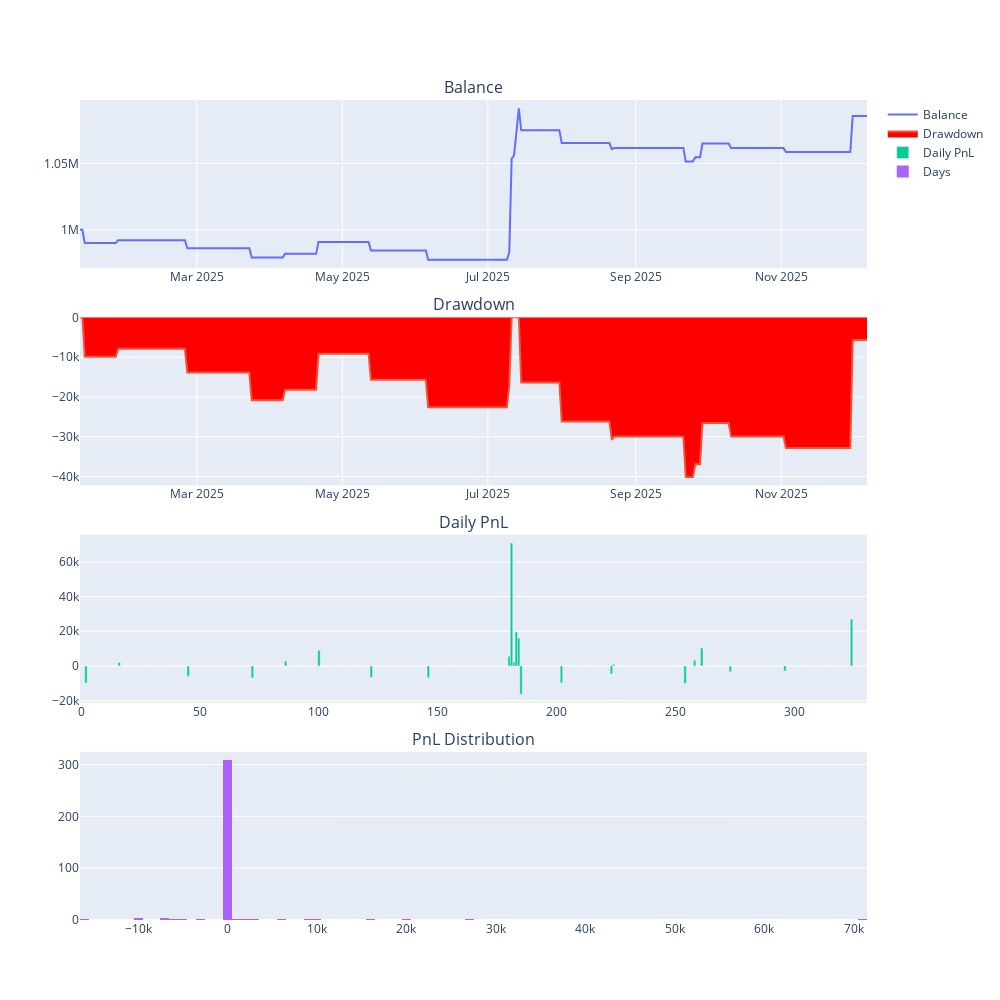

The code cell stored with this chart in its notebook:
### Code cell
engine.show_chart()

### Figure 1 — Plotly figure (JSON) as saved in the notebook; plotly's stock layout.template omitted (floating-point values rounded to 4 significant figures; data arrays with more than 128 entries replaced by an {"elided": "..."} marker saying what was removed)
{"data": [{"mode": "lines", "name": "Balance", "type": "scatter", "x": {"elided": "331 str values"}, "xaxis": "x", "y": {"elided": "331 float values"}, "yaxis": "y"}, {"fill": "tozeroy", "fillcolor": "red", "mode": "lines", "name": "Drawdown", "type": "scatter", "x": {"elided": "331 str values"}, "xaxis": "x2", "y": {"elided": "331 float values"}, "yaxis": "y2"}, {"name": "Daily PnL", "type": "bar", "xaxis": "x3", "y": {"elided": "331 float values"}, "yaxis": "y3"}, {"name": "Days", "nbinsx": 100, "type": "histogram", "x": {"elided": "331 float values"}, "xaxis": "x4", "yaxis": "y4"}], "layout": {"annotations": [{"font": {"size": 16}, "showarrow": false, "text": "Balance", "x": 0.5, "xanchor": "center", "xref": "paper", "y": 1, "yanchor": "bottom", "yref": "paper"}, {"font": {"size": 16}, "showarrow": false, "text": "Drawdown", "x": 0.5, "xanchor": "center", "xref": "paper", "y": 0.735, "yanchor": "bottom", "yref": "paper"}, {"font": {"size": 16}, "showarrow": false, "text": "Daily PnL", "x": 0.5, "xanchor": "center", "xref": "paper", "y": 0.47, "yanchor": "bottom", "yref": "paper"}, {"font": {"size": 16}, "showarrow": false, "text": "PnL Distribution", "x": 0.5, "xanchor": "center", "xref": "paper", "y": 0.205, "yanchor": "bottom", "yref": "paper"}], "height": 1000, "width": 1000, "xaxis": {"anchor": "y", "domain": [0, 1]}, "xaxis2": {"anchor": "y2", "domain": [0, 1]}, "xaxis3": {"anchor": "y3", "domain": [0, 1]}, "xaxis4": {"anchor": "y4", "domain": [0, 1]}, "yaxis": {"anchor": "x", "domain": [0.795, 1]}, "yaxis2": {"anchor": "x2", "domain": [0.53, 0.735]}, "yaxis3": {"anchor": "x3", "domain": [0.265, 0.47]}, "yaxis4": {"anchor": "x4", "domain": [0, 0.205]}}}
